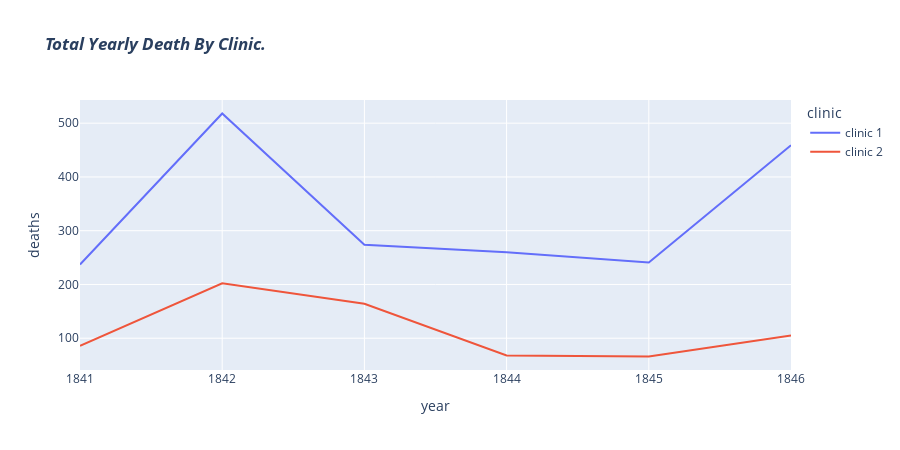

Notebook source saved alongside this figure:
### Code cell
# Total Death in Every Year Based on Two Different Clinics.
line_yearly_death = px.line(data_frame=df_yearly,
                            x='year',
                            y='deaths',
                            color='clinic',
                            title='<em>Total Yearly Death By Clinic.</em>',
                            height=450, width=900)
line_yearly_death.show()

### Figure 1 — Plotly figure (JSON) as saved in the notebook; plotly's stock layout.template omitted (floating-point values rounded to 4 significant figures)
{"data": [{"hovertemplate": "clinic=clinic 1<br>year=%{x}<br>deaths=%{y}<extra></extra>", "legendgroup": "clinic 1", "line": {"color": "#636efa", "dash": "solid"}, "marker": {"symbol": "circle"}, "mode": "lines", "name": "clinic 1", "orientation": "v", "showlegend": true, "type": "scatter", "x": [1841, 1842, 1843, 1844, 1845, 1846], "xaxis": "x", "y": [237, 518, 274, 260, 241, 459], "yaxis": "y"}, {"hovertemplate": "clinic=clinic 2<br>year=%{x}<br>deaths=%{y}<extra></extra>", "legendgroup": "clinic 2", "line": {"color": "#EF553B", "dash": "solid"}, "marker": {"symbol": "circle"}, "mode": "lines", "name": "clinic 2", "orientation": "v", "showlegend": true, "type": "scatter", "x": [1841, 1842, 1843, 1844, 1845, 1846], "xaxis": "x", "y": [86, 202, 164, 68, 66, 105], "yaxis": "y"}], "layout": {"height": 450, "legend": {"title": {"text": "clinic"}, "tracegroupgap": 0}, "title": {"text": "<em>Total Yearly Death By Clinic.</em>"}, "width": 900, "xaxis": {"anchor": "y", "domain": [0, 1], "title": {"text": "year"}}, "yaxis": {"anchor": "x", "domain": [0, 1], "title": {"text": "deaths"}}}}
